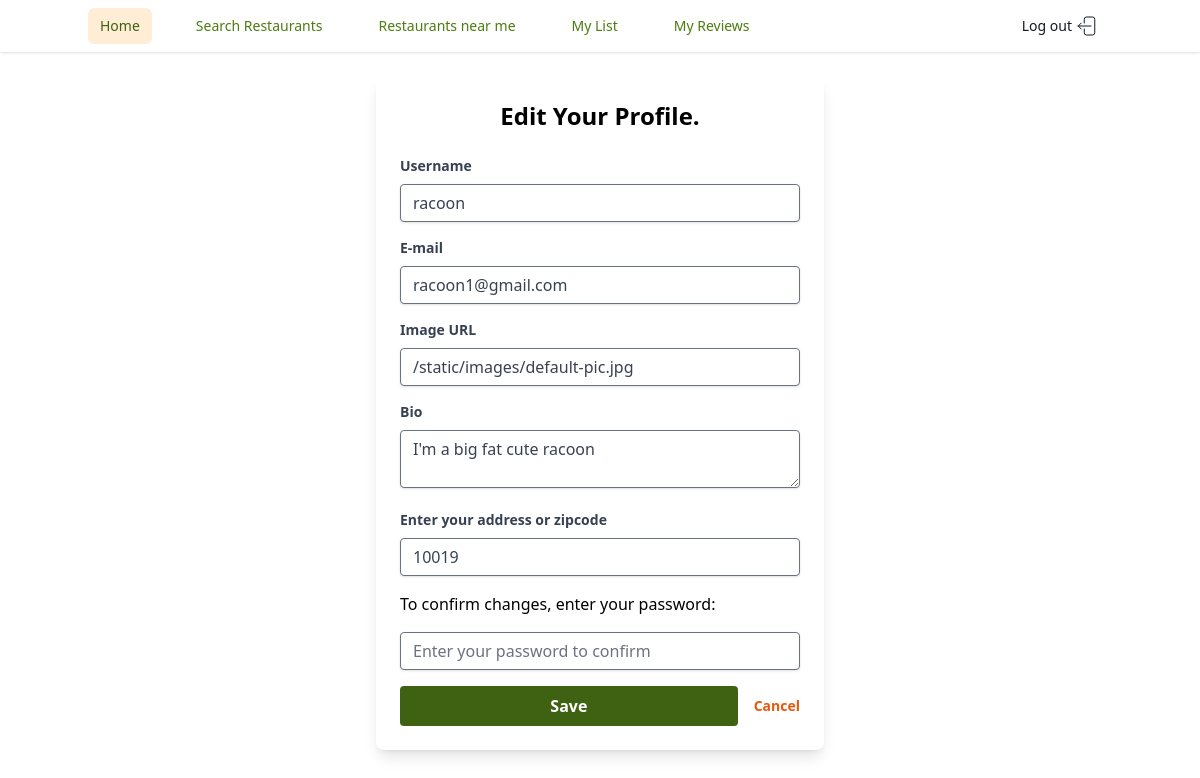
The page /edit/4 (signed in) on the database its author committed.
### models.py (models this page shows, shortened)
class User(db.Model):
    __tablename__ = 'users'
    id = db.Column(
        db.Integer,
        primary_key=True,
    )
    email = db.Column(
        db.Text,
        nullable=False,
        unique=True,
    )
    username = db.Column(
        db.Text,
        nullable=False,
        unique=True,
    )
    location = db.Column(
        db.Text,
    )
    password = db.Column(
        db.Text,
        nullable=False,
    )
    bio = db.Column(
        db.Text,
    )
    image_url = db.Column(
        db.Text,
        default="/static/images/default-pic.jpg",
    )
    followers = db.relationship(
        "User",
        secondary="follows",
        primaryjoin=(Follows.user_being_followed_id == id),
        secondaryjoin=(Follows.user_following_id == id)
    )
    following = db.relationship(
        "User",
        secondary="follows",
        primaryjoin=(Follows.user_following_id == id),
        secondaryjoin=(Follows.user_being_followed_id == id)
    )
    reviews = db.relationship('Review', backref = "user" )
    favorites_restaurants = db.relationship('Restaurant', secondary = "favorites", backref = "favorited_by_users")
    wishlist_restaurants = db.relationship('Restaurant', secondary = "wishlist_restaurants", backref = "wishlisted_by_users")
    visited_restaurants = db.relationship('Restaurant', secondary = "visited_restaurants", backref = "visited_by_users")

### app.py (the view, shortened to what this page needs)
@app.route('/edit/<int:user_id>', methods=['GET', 'POST'])
def edit_user_profile(user_id):
    if not g.user or g.user.id != user_id :
        flash("Access unauthorized.")
        return redirect("/")
    user = User.query.get_or_404(user_id)
    form = UserEditForm(obj=user)
    return render_template('page_edit_user_profile.html', user=user, user_id=user.id, form=form)

### forms.py
class UserEditForm(FlaskForm):
    username = StringField('Username', validators=[DataRequired()])
    email = StringField('E-mail', validators=[DataRequired(), Email()])
    password = PasswordField('Password', validators=[Length(min=6)])
    image_url = StringField('Image URL')
    bio = TextAreaField('Bio')
    location = StringField('Enter your address or zipcode')

### app.py (called while the page is built)
@app.before_request
def add_user_to_g():
    if CURR_USER_KEY in session:
        g.user = User.query.get(session[CURR_USER_KEY])
    else:
        g.user = None

@app.after_request
def add_header(req):
    req.headers["Cache-Control"] = "no-cache, no-store, must-revalidate"
    req.headers["Pragma"] = "no-cache"
    req.headers["Expires"] = "0"
    req.headers['Cache-Control'] = 'public, max-age=0'
    return req

### templates/page_edit_user_profile.html (shortened to what this page needs)
{% extends 'base.html' %}
{% block content %}
<div class="flex justify-center items-start min-h-screen bg-white mt-6">
  <div class="w-full max-w-md bg-white rounded-lg shadow-lg p-6">
    <h2 class="text-2xl font-bold text-center mb-6">Edit Your Profile.</h2>
    <form method="POST" id="user_edit_form">
      {% for field in form if field.widget.input_type != 'hidden' and field.name != 'password' %}
        <div class="mb-4">
          {{ field.label(class="block text-gray-700 text-sm font-bold mb-2") }}
          {{ field(placeholder=field.label.text, class="shadow appearance-none border rounded w-full py-2 px-3 text-gray-700 leading-tight focus:outline-none focus:shadow-outline") }}
        </div>
      {% endfor %}
      <p class="mb-4">To confirm changes, enter your password:</p>
      <div class="mb-4">
        {{ form.password(placeholder="Enter your password to confirm", class="shadow appearance-none border rounded w-full py-2 px-3 text-gray-700 leading-tight focus:outline-none focus:shadow-outline") }}
      </div>
      <div class="flex items-center justify-between">
        <button type="submit" class="w-full bg-lime-800 hover:bg-lime-700 text-white font-bold py-2 px-4 rounded focus:outline-none focus:shadow-outline">
          Save
        </button>
        <a href="{{ url_for('users_show', user_id=g.user.id) }}" class="inline-block align-baseline font-bold text-sm text-orange-600 hover:text-orange-800 ml-4">
          Cancel
        </a>
      </div>
    </form>
  </div>
</div>
{% endblock %}

### rows shown on the page
User: username "racoon" "racoon1@gmail.com" "/static/images/default-pic.jpg" "I'm a big fat cute racoon" "10019"

### other values the page prints
{{ field.label(class="block text-gray-700 text-sm font-bold mb-2") }} "Username" "E-mail" "Image URL" "Bio" "Enter your address or zipcode"
